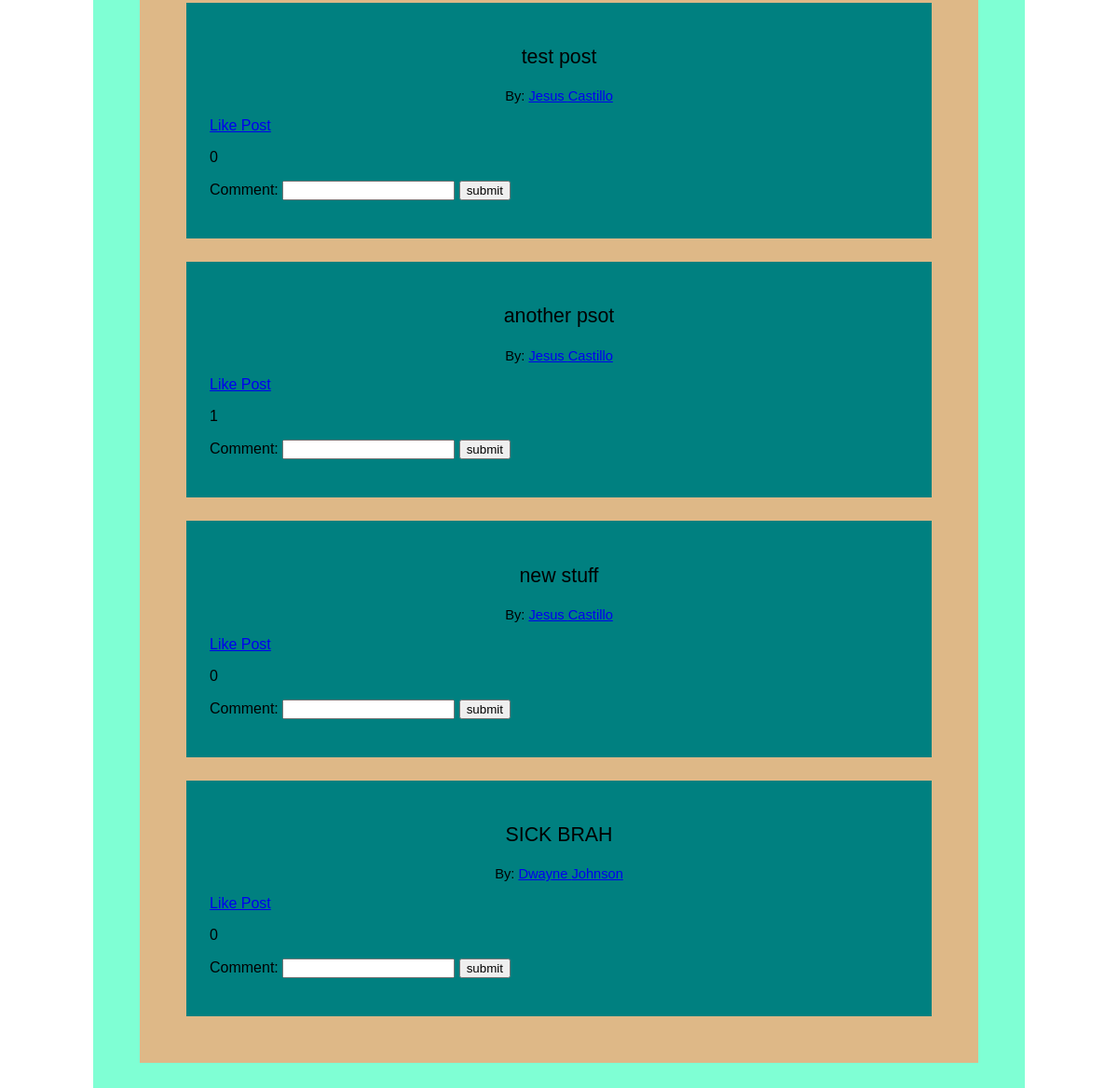
Before: /success (signed in, lower part) with the older database file.
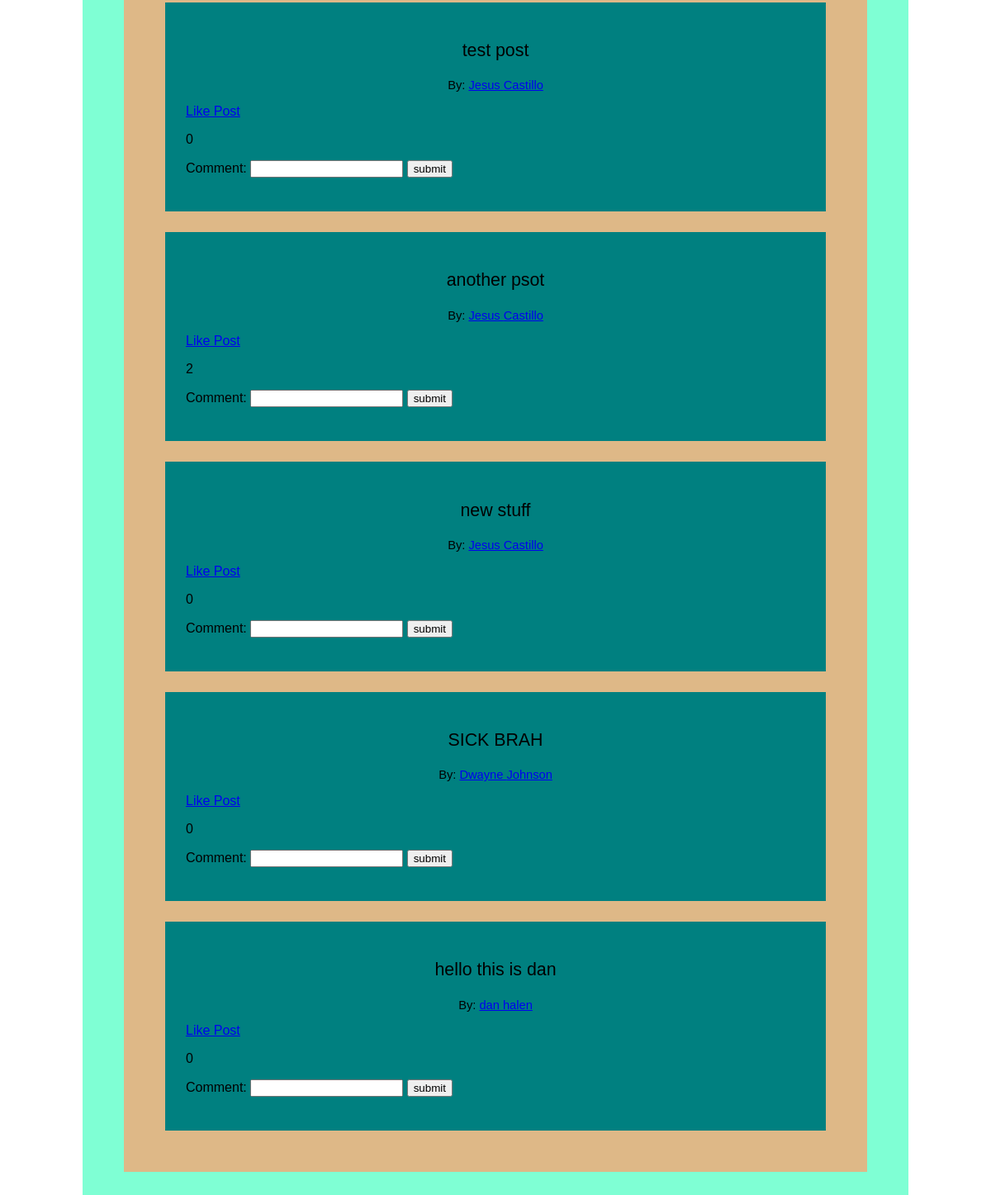
After: the same page with the newer database file.
### wall_app/models.py (models this page shows)
class Wall_message(models.Model):
    message = models.CharField(max_length=255)
    poster = models.ForeignKey(User,related_name='user_messages',on_delete=models.CASCADE)
    user_likes = models.ManyToManyField(User, related_name='liked_posts')

class User(models.Model):
    first_name = models.CharField(max_length=50)
    last_name = models.CharField(max_length=50)
    email = models.CharField(max_length=50)
    password = models.CharField(max_length=50)
    objects = UserManager()

### wall_app/views.py (the view)
# urls.py: path('success', views.success),
def success(request):
    if 'user' not in request.session:
        return redirect('/')
    context = {
        'wall_messages': Wall_message.objects.all()
    }
    return render(request, 'success.html', context)

### wall_app/templates/success.html (shortened to what this page needs)
<html lang="en">
<head>
    {% load static %}
    <link rel="stylesheet" href="{% static 'style.css' %}">
</head>
<body>
    <div id='wrap'>
        <div id='posts'>
            {% for post in wall_messages %}
            <div class='one_post'>
                <p class='post'>{{post.message}}</p>
                <p class='poster'>By: <a href="/user_profile/{{post.poster.id}}">{{post.poster.first_name}} {{post.poster.last_name}}</a></p>
                <a href="/like/{{post.id}}">Like Post</a>
                <p>{{ post.user_likes.count }}</p>
                <form action="/add_comment/{{post.id}}" method=POST>
                    Comment: <input type="text" name='comment'>
                    <input type="submit" value='submit'>
                </form>
            </div>
            {% endfor %}
        </div>
    </div>
</body>
</html>

### wall_app/static/style.css (style rules this page uses)
#wrap { margin: 0px auto; background-color: aquamarine; width: 950px; font-family: sans-serif; padding: 25px; }
#posts { background-color: burlywood; padding: 25px; margin: 25px; }
.one_post { background-color: teal; padding: 25px; margin: 25px; min-height: 100px; }
.post { font-size: 16pt; text-align: center; }
.poster { font-size: 11pt; text-align: center; }

Changed rows visible on the page:
computed for Wall_message "another psot": user_likes.count "1" → "2"
added Wall_message: message "hello this is dan", poster.first_name "dan", poster.last_name "halen", user_likes.count "0"
